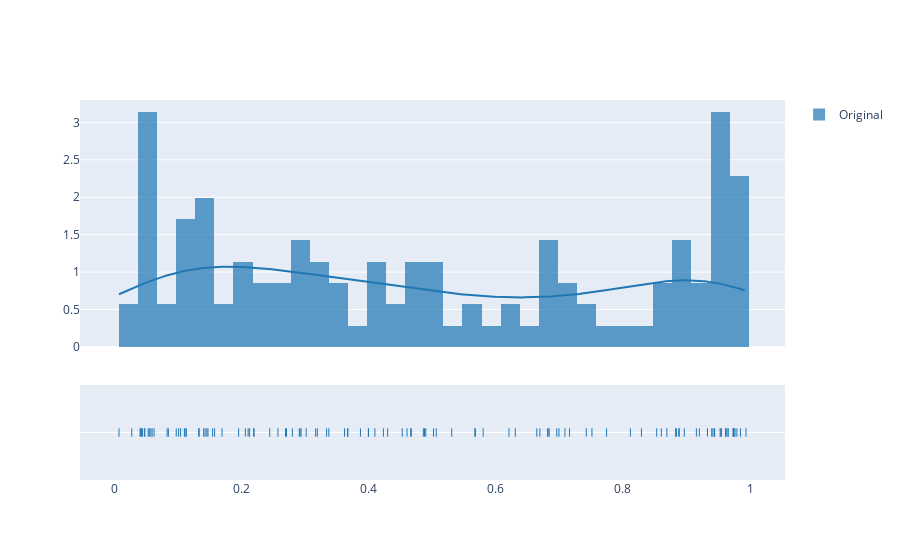

The notebook cell this image was saved under:
### Code cell
import plotly.figure_factory as ff


# Group data together
hist_data = [y_prob_original, ]

group_labels = ['Original', ]

# Create distplot with custom bin_size
fig = ff.create_distplot(hist_data, group_labels, bin_size=.03,)
fig.show()

### Figure 1 — Plotly figure (JSON) as saved in the notebook; plotly's stock layout.template omitted (floating-point values rounded to 4 significant figures; data arrays with more than 128 entries replaced by an {"elided": "..."} marker saying what was removed)
{"data": [{"autobinx": false, "histnorm": "probability density", "legendgroup": "Original", "marker": {"color": "rgb(31, 119, 180)"}, "name": "Original", "opacity": 0.7, "x": [0.3169, 0.2803, 0.8841, 0.4234, 0.962, 0.9657, 0.1549, 0.3873, 0.2924, 0.696, 0.0977, 0.9792, 0.4664, 0.8604, 0.3998, 0.9747, 0.5802, 0.1476, 0.9201, 0.1337, 0.2195, 0.4531, 0.5065, 0.9763, 0.0445, 0.9528, 0.6208, 0.1431, 0.1331, 0.9935, 0.6822, 0.9416, 0.6646, 0.2911, 0.9732, 0.8531, 0.8829, 0.2695, 0.3376, 0.0429, 0.2064, 0.2199, 0.6308, 0.6694, 0.7424, 0.0476, 0.0554, 0.6994, 0.49, 0.0598, 0.1696, 0.9396, 0.1137, 0.6841, 0.7088, 0.43, 0.1408, 0.302, 0.2107, 0.0833, 0.5308, 0.0578, 0.8879, 0.9329, 0.9155, 0.1458, 0.7513, 0.294, 0.2711, 0.4, 0.5672, 0.3675, 0.7743, 0.1045, 0.158, 0.4862, 0.0536, 0.1116, 0.3623, 0.8885, 0.9547, 0.9736, 0.2576, 0.5022, 0.1014, 0.568, 0.2447, 0.0278, 0.8965, 0.8117, 0.6816, 0.9738, 0.0628, 0.9614, 0.716, 0.4673, 0.9442, 0.8291, 0.9637, 0.488, 0.4605, 0.41, 0.1958, 0.0418, 0.9438, 0.0408, 0.213, 0.9848, 0.3341, 0.0077, 0.9544, 0.0853, 0.8691, 0.0483, 0.1105, 0.3195, 0.3671], "xaxis": "x", "xbins": {"end": 0.9935, "size": 0.03, "start": 0.0077}, "yaxis": "y", "type": "histogram"}, {"legendgroup": "Original", "marker": {"color": "rgb(31, 119, 180)"}, "mode": "lines", "name": "Original", "showlegend": false, "x": {"elided": "500 float values"}, "xaxis": "x", "y": {"elided": "500 float values"}, "yaxis": "y", "type": "scatter"}, {"legendgroup": "Original", "marker": {"color": "rgb(31, 119, 180)", "symbol": "line-ns-open"}, "mode": "markers", "name": "Original", "showlegend": false, "x": [0.3169, 0.2803, 0.8841, 0.4234, 0.962, 0.9657, 0.1549, 0.3873, 0.2924, 0.696, 0.0977, 0.9792, 0.4664, 0.8604, 0.3998, 0.9747, 0.5802, 0.1476, 0.9201, 0.1337, 0.2195, 0.4531, 0.5065, 0.9763, 0.0445, 0.9528, 0.6208, 0.1431, 0.1331, 0.9935, 0.6822, 0.9416, 0.6646, 0.2911, 0.9732, 0.8531, 0.8829, 0.2695, 0.3376, 0.0429, 0.2064, 0.2199, 0.6308, 0.6694, 0.7424, 0.0476, 0.0554, 0.6994, 0.49, 0.0598, 0.1696, 0.9396, 0.1137, 0.6841, 0.7088, 0.43, 0.1408, 0.302, 0.2107, 0.0833, 0.5308, 0.0578, 0.8879, 0.9329, 0.9155, 0.1458, 0.7513, 0.294, 0.2711, 0.4, 0.5672, 0.3675, 0.7743, 0.1045, 0.158, 0.4862, 0.0536, 0.1116, 0.3623, 0.8885, 0.9547, 0.9736, 0.2576, 0.5022, 0.1014, 0.568, 0.2447, 0.0278, 0.8965, 0.8117, 0.6816, 0.9738, 0.0628, 0.9614, 0.716, 0.4673, 0.9442, 0.8291, 0.9637, 0.488, 0.4605, 0.41, 0.1958, 0.0418, 0.9438, 0.0408, 0.213, 0.9848, 0.3341, 0.0077, 0.9544, 0.0853, 0.8691, 0.0483, 0.1105, 0.3195, 0.3671], "xaxis": "x", "y": ["Original", "Original", "Original", "Original", "Original", "Original", "Original", "Original", "Original", "Original", "Original", "Original", "Original", "Original", "Original", "Original", "Original", "Original", "Original", "Original", "Original", "Original", "Original", "Original", "Original", "Original", "Original", "Original", "Original", "Original", "Original", "Original", "Original", "Original", "Original", "Original", "Original", "Original", "Original", "Original", "Original", "Original", "Original", "Original", "Original", "Original", "Original", "Original", "Original", "Original", "Original", "Original", "Original", "Original", "Original", "Original", "Original", "Original", "Original", "Original", "Original", "Original", "Original", "Original", "Original", "Original", "Original", "Original", "Original", "Original", "Original", "Original", "Original", "Original", "Original", "Original", "Original", "Original", "Original", "Original", "Original", "Original", "Original", "Original", "Original", "Original", "Original", "Original", "Original", "Original", "Original", "Original", "Original", "Original", "Original", "Original", "Original", "Original", "Original", "Original", "Original", "Original", "Original", "Original", "Original", "Original", "Original", "Original", "Original", "Original", "Original", "Original", "Original", "Original", "Original", "Original", "Original"], "yaxis": "y2", "type": "scatter"}], "layout": {"barmode": "overlay", "hovermode": "closest", "legend": {"traceorder": "reversed"}, "xaxis": {"anchor": "y2", "domain": [0.0, 1.0], "zeroline": false}, "yaxis": {"anchor": "free", "domain": [0.35, 1], "position": 0.0}, "yaxis2": {"anchor": "x", "domain": [0, 0.25], "dtick": 1, "showticklabels": false}}}
